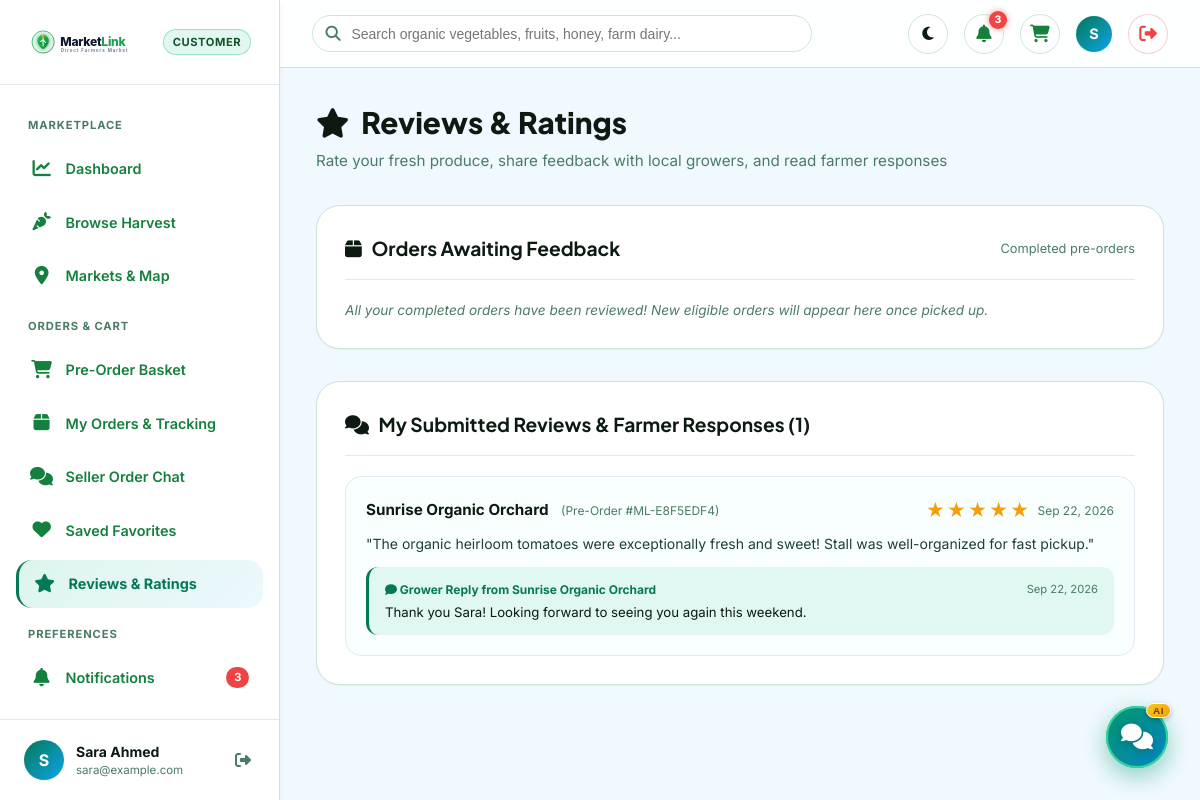
Screenshot of /customer/reviews.php (signed in) with the database file from the repository.
### tables this page shows
CREATE TABLE `customer_profiles` (
  `customer_id` int(11) NOT NULL,
  `full_name` varchar(100) NOT NULL,
  `default_address` text DEFAULT NULL,
  `saved_latitude` decimal(10,8) DEFAULT NULL,
  `saved_longitude` decimal(11,8) DEFAULT NULL,
  `created_at` datetime DEFAULT current_timestamp()
);

CREATE TABLE `users` (
  `user_id` int(11) NOT NULL,
  `username` varchar(50) NOT NULL,
  `email` varchar(100) NOT NULL,
  `password_hash` varchar(255) NOT NULL,
  `role` enum('admin','farmer','customer') NOT NULL,
  `status` enum('active','suspended','inactive') DEFAULT 'active',
  `phone_number` varchar(20) DEFAULT NULL,
  `profile_image` varchar(255) DEFAULT NULL,
  `created_at` datetime DEFAULT current_timestamp(),
  `updated_at` datetime DEFAULT current_timestamp() ON UPDATE current_timestamp()
);

CREATE TABLE `farmer_reviews` (
  `review_id` int(11) NOT NULL,
  `order_id` int(11) NOT NULL,
  `customer_id` int(11) NOT NULL,
  `farmer_id` int(11) NOT NULL,
  `rating` int(11) NOT NULL CHECK (`rating` between 1 and 5),
  `review_comment` text DEFAULT NULL,
  `farmer_response` text DEFAULT NULL,
  `response_date` datetime DEFAULT NULL,
  `is_moderated` tinyint(1) DEFAULT 1,
  `is_featured` tinyint(1) NOT NULL DEFAULT 0,
  `created_at` datetime DEFAULT current_timestamp()
);

CREATE TABLE `farmer_profiles` (
  `farmer_id` int(11) NOT NULL,
  `stall_name` varchar(120) NOT NULL,
  `contact_person` varchar(100) NOT NULL,
  `business_phone` varchar(20) NOT NULL,
  `business_email` varchar(100) DEFAULT NULL,
  `description` text DEFAULT NULL,
  `address` text NOT NULL,
  `latitude` decimal(10,8) NOT NULL,
  `longitude` decimal(11,8) NOT NULL,
  `order_cutoff_time` time DEFAULT '18:00:00',
  `approval_status` enum('pending','approved','rejected','suspended') DEFAULT 'pending',
  `created_at` datetime DEFAULT current_timestamp(),
  `updated_at` datetime DEFAULT current_timestamp() ON UPDATE current_timestamp()
);

CREATE TABLE `orders` (
  `order_id` int(11) NOT NULL,
  `order_number` varchar(30) NOT NULL,
  `customer_id` int(11) NOT NULL,
  `farmer_id` int(11) NOT NULL,
  `market_id` int(11) NOT NULL,
  `stall_id` int(11) NOT NULL,
  `pickup_slot_id` int(11) NOT NULL,
  `total_amount` decimal(10,2) NOT NULL,
  `order_status` enum('placed','accepted','ready_for_pickup','completed','cancelled','declined') DEFAULT 'placed',
  `pickup_date` date NOT NULL,
  `cancellation_reason` varchar(255) DEFAULT NULL,
  `created_at` datetime DEFAULT current_timestamp(),
  `updated_at` datetime DEFAULT current_timestamp() ON UPDATE current_timestamp()
);

### customer/reviews.php (the view, shortened to what the rows shown need)
<?php
require_once __DIR__ . '/includes/customer_header.php';
$revStmt = $pdo->prepare("SELECT fr.*, fp.stall_name, fp.contact_person, o.order_number, m.market_name
                          FROM farmer_reviews fr
                          JOIN farmer_profiles fp ON fr.farmer_id = fp.farmer_id
                          JOIN orders o ON fr.order_id = o.order_id
                          JOIN markets m ON o.market_id = m.market_id
                          WHERE fr.customer_id = :uid
                          ORDER BY fr.review_id DESC");
$revStmt->execute([':uid' => $currentUserId]);
$myReviews = $revStmt->fetchAll();
?>
<div class="page-header-row">
  <div>
    <h1 class="page-heading">
      <span><i class="fa-solid fa-star" aria-hidden="true"></i></span> Reviews & Ratings
    </h1>
  </div>
</div>
<div class="portal-card">
  <?php if (!empty($myReviews)): ?>
    <div style="display:flex; flex-direction:column; gap:1.25rem;">
      <?php foreach ($myReviews as $rev): ?>
        <div style="background:var(--bg-secondary); border:1px solid var(--border-subtle); border-radius:var(--radius-lg); padding:1.25rem;">
          <div style="display:flex; justify-content:space-between; align-items:start; margin-bottom:0.5rem; flex-wrap:wrap; gap:0.5rem;">
            <div>
              <strong style="color:var(--text-primary); font-size:0.95rem;"><?= htmlspecialchars($rev['stall_name']) ?></strong>
              <span style="font-size:0.75rem; color:var(--text-muted); margin-left:0.5rem;">(Pre-Order #<?= htmlspecialchars($rev['order_number']) ?>)</span>
            </div>
            <div style="display:flex; align-items:center; gap:0.4rem;">
              <span style="color:#f59e0b; font-size:1.15rem; letter-spacing:0.1em;">
                <?= str_repeat('★', $rev['rating']) ?><?= str_repeat('☆', 5 - $rev['rating']) ?>
              </span>
              <span style="font-size:0.75rem; color:var(--text-muted);">
                <?= date('M d, Y', strtotime($rev['created_at'])) ?>
              </span>
            </div>
          </div>
          <p style="font-size:0.875rem; color:var(--text-secondary); line-height:1.5; margin:0 0 0.85rem 0;">
            "<?= htmlspecialchars($rev['review_comment']) ?>"
          </p>
          <?php if (!empty($rev['farmer_response'])): ?>
            <div style="background:rgba(16,185,129,0.1); border-left:3.5px solid var(--emerald-500); border-radius:var(--radius-md); padding:0.85rem 1rem; margin-top:0.75rem;">
              <div style="font-size:0.75rem; font-weight:700; color:var(--emerald-400); margin-bottom:0.25rem; display:flex; justify-content:space-between;">
                <span><i class="fa-solid fa-comment" aria-hidden="true"></i> Grower Reply from <?= htmlspecialchars($rev['stall_name']) ?></span>
                <span style="font-size:0.7rem; color:var(--text-muted); font-weight:normal;">
                  <?= !empty($rev['response_date']) ? date('M d, Y', strtotime($rev['response_date'])) : '' ?>
                </span>
              </div>
              <p style="font-size:0.825rem; color:var(--text-primary); margin:0; line-height:1.45;">
                <?= htmlspecialchars($rev['farmer_response']) ?>
              </p>
            </div>
          <?php endif; ?>
        </div>
      <?php endforeach; ?>
    </div>
  <?php endif; ?>
</div>
<?php require_once __DIR__ . '/includes/customer_footer.php'; ?>

### customer/includes/customer_header.php (shortened to what the rows shown need)
<?php
$pdo = getDBConnection();
$currentUserId = $_SESSION['user_id'];
$stmt = $pdo->prepare("SELECT u.user_id, u.username, u.email, u.phone_number, cp.full_name, cp.default_address
                       FROM users u
                       LEFT JOIN customer_profiles cp ON u.user_id = cp.customer_id
                       WHERE u.user_id = :uid LIMIT 1");
$stmt->execute([':uid' => $currentUserId]);
$customerUser = $stmt->fetch();
$displayName = !empty($customerUser['full_name']) ? $customerUser['full_name'] : $customerUser['username'];
?>
<!DOCTYPE html>
<html lang="en">
<head>
  <link rel="stylesheet" href="https://cdnjs.cloudflare.com/ajax/libs/font-awesome/6.7.2/css/all.min.css">
  <link rel="stylesheet" href="<?= BASE_URL ?>/assets/css/main.css">
  <link rel="stylesheet" href="<?= BASE_URL ?>/assets/css/home.css">
  <link rel="stylesheet" href="<?= BASE_URL ?>/assets/css/customer.css">
  <link rel="stylesheet" href="<?= BASE_URL ?>/assets/css/responsive.css">
  <link rel="stylesheet" href="<?= BASE_URL ?>/assets/css/ai-assistant.css">
  <link rel="stylesheet" href="https://unpkg.com/leaflet@1.9.4/dist/leaflet.css"/>
</head>
<body>
<div class="customer-layout">
  <?php require_once __DIR__ . '/customer_sidebar.php'; ?>
  <div class="customer-main">
    <header class="customer-topbar">
      <div class="topbar-right">
        <a href="<?= BASE_URL ?>/customer/profile.php" style="text-decoration:none; display:flex; align-items:center; gap:0.65rem;">
          <div class="sidebar-user-avatar" style="width:36px; height:36px; font-size:0.9rem;">
            <?= strtoupper(substr($displayName, 0, 1)) ?>
          </div>
        </a>
      </div>
    </header>
    <main class="customer-content">

### customer/includes/customer_sidebar.php (shortened to what the rows shown need)
<aside class="customer-sidebar">
  <div class="sidebar-footer">
    <div class="sidebar-user-card">
      <div class="sidebar-user-avatar">
        <?= strtoupper(substr($displayName, 0, 1)) ?>
      </div>
      <div class="sidebar-user-details">
        <div class="sidebar-user-name" title="<?= htmlspecialchars($displayName) ?>"><?= htmlspecialchars($displayName) ?></div>
        <div class="sidebar-user-role"><?= htmlspecialchars($customerUser['email']) ?></div>
      </div>
      <a href="<?= BASE_URL ?>/logout.php" title="Sign Out" style="color:var(--text-muted); display:flex; align-items:center; justify-content:center; text-decoration:none; padding:4px; border-radius:6px; transition:color 0.2s ease;">
        <i class="fa-solid fa-right-from-bracket" aria-hidden="true"></i>
      </a>
    </div>
  </div>
</aside>

### rows the page displays
customer_profiles: full_name "S", full_name "Sara Ahmed", customer_id.email "sara@example.com"
farmer_reviews: farmer.stall_name "Sunrise Organic Orchard", order.order_number "ML-E8F5EDF4", rating "★★★★★", created_at "Sep 22, 2026", review_comment "The organic heirloom tomatoes were exceptionally fresh and sweet! Stall was well-organized for fast pickup.", response_date "Sep 22, 2026", farmer_response "Thank you Sara! Looking forward to seeing you again this weekend."

### other values shown
$unreadNotifsCount "3"
count($myReviews) "1"
